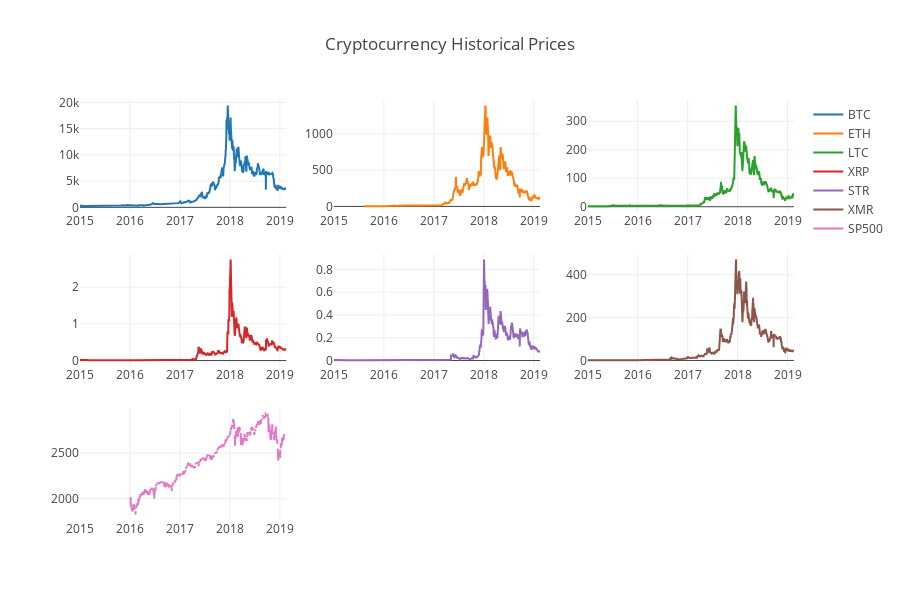

Notebook code cell kept with this figure:
### Code cell
price_subplots(close_price_df)
Image("Crypto_Close_Subplot.png")

### Figure 1 — Plotly figure (JSON) as saved in the notebook; plotly's stock layout.template omitted (floating-point values rounded to 4 significant figures; data arrays with more than 128 entries replaced by an {"elided": "..."} marker saying what was removed)
{"data": [{"name": "BTC", "type": "scatter", "uid": "8b3c3698-2f94-4d71-8cea-8bd0b50a3f6b", "visible": true, "x": {"elided": "1510 str values"}, "xaxis": "x", "y": {"elided": "1510 float values"}, "yaxis": "y"}, {"name": "ETH", "type": "scatter", "uid": "17ce92b9-5f84-437a-9aff-0e9a5a435a43", "visible": true, "x": {"elided": "1510 str values"}, "xaxis": "x2", "y": {"elided": "1510 float values"}, "yaxis": "y2"}, {"name": "LTC", "type": "scatter", "uid": "e0b1968b-e2ac-4075-ba1b-37b52949d3f5", "visible": true, "x": {"elided": "1510 str values"}, "xaxis": "x3", "y": {"elided": "1510 float values"}, "yaxis": "y3"}, {"name": "XRP", "type": "scatter", "uid": "1e8861e8-e904-44df-9f02-31764929c233", "visible": true, "x": {"elided": "1510 str values"}, "xaxis": "x4", "y": {"elided": "1510 float values"}, "yaxis": "y4"}, {"name": "STR", "type": "scatter", "uid": "e4fa91a0-49bc-49b3-acc7-815d6cddc0fc", "visible": true, "x": {"elided": "1510 str values"}, "xaxis": "x5", "y": {"elided": "1510 float values"}, "yaxis": "y5"}, {"name": "XMR", "type": "scatter", "uid": "ae91253f-09b0-4878-8e22-b3dab83e1dd7", "visible": true, "x": {"elided": "1510 str values"}, "xaxis": "x6", "y": {"elided": "1510 float values"}, "yaxis": "y6"}, {"name": "SP500", "type": "scatter", "uid": "13328ac8-0fd6-484a-b3e4-5ce9ef9eb199", "visible": true, "x": {"elided": "1510 str values"}, "xaxis": "x7", "y": {"elided": "1510 float values"}, "yaxis": "y7"}], "layout": {"height": 600, "title": {"text": "Cryptocurrency Historical Prices"}, "width": 900, "xaxis": {"anchor": "y", "domain": [0, 0.2889]}, "xaxis2": {"anchor": "y2", "domain": [0.3556, 0.6444]}, "xaxis3": {"anchor": "y3", "domain": [0.7111, 1]}, "xaxis4": {"anchor": "y4", "domain": [0, 0.2889]}, "xaxis5": {"anchor": "y5", "domain": [0.3556, 0.6444]}, "xaxis6": {"anchor": "y6", "domain": [0.7111, 1]}, "xaxis7": {"anchor": "y7", "domain": [0, 0.2889]}, "xaxis8": {"anchor": "y8", "domain": [0.3556, 0.6444]}, "xaxis9": {"anchor": "y9", "domain": [0.7111, 1]}, "yaxis": {"anchor": "x", "domain": [0.7333, 1]}, "yaxis2": {"anchor": "x2", "domain": [0.7333, 1]}, "yaxis3": {"anchor": "x3", "domain": [0.7333, 1]}, "yaxis4": {"anchor": "x4", "domain": [0.3667, 0.6333]}, "yaxis5": {"anchor": "x5", "domain": [0.3667, 0.6333]}, "yaxis6": {"anchor": "x6", "domain": [0.3667, 0.6333]}, "yaxis7": {"anchor": "x7", "domain": [0, 0.2667]}, "yaxis8": {"anchor": "x8", "domain": [0, 0.2667]}, "yaxis9": {"anchor": "x9", "domain": [0, 0.2667]}}}
